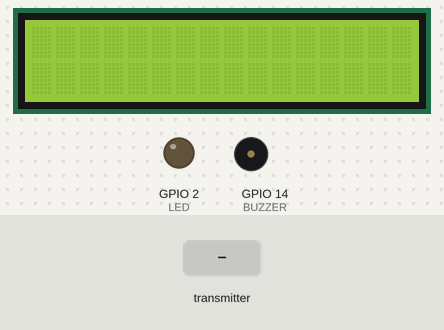
A sketch run on a simulated ESP32. Parts: 16×2 character LCD, output pins drawn as LEDs (lit = HIGH), buzzer (waves = sounding, pin HIGH). Inputs (shaded band) come from the test bench. WiFi joins after 1.5 s; servers stay silent unless stated; no radio packets arrive unless stated; what the sketch prints to the serial monitor is not drawn.

Above: at 2.8 s.
2.9 s: the transmitter starts sending id = 0
At 4.1 s:
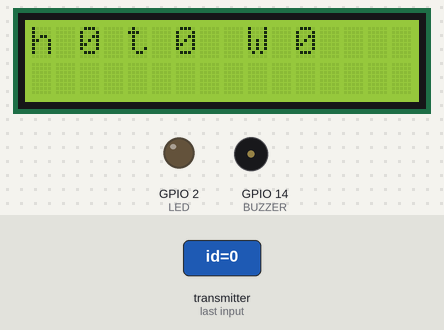
4.4 s: the transmitter starts sending id = 64
At 5.4 s:
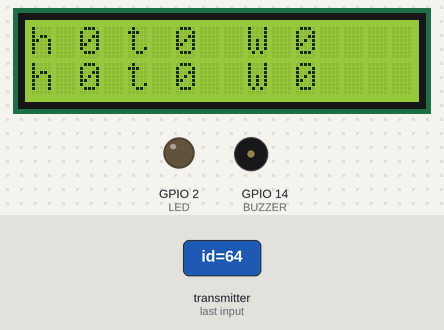
5.9 s: the transmitter starts sending hum = 64
At 6.5 s:
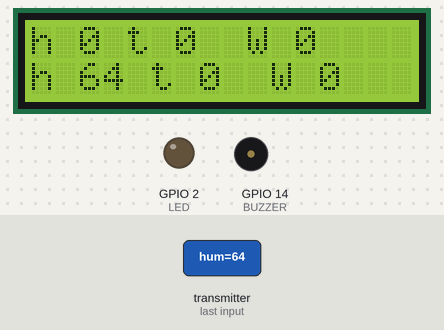
7.4 s: the transmitter starts sending temp = 64
At 7.7 s:
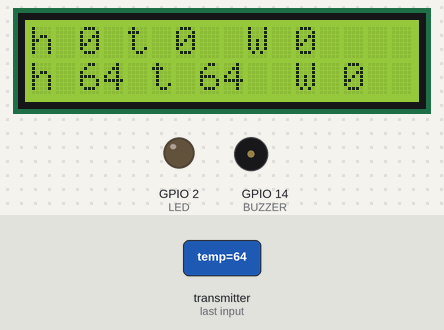
8.9 s: the transmitter starts sending detect = 64
At 10.0 s:
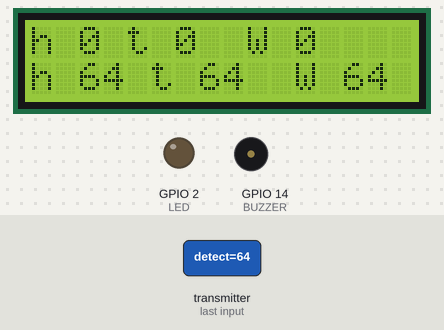
10.4 s: the transmitter starts sending hum = 0
At 11.2 s:
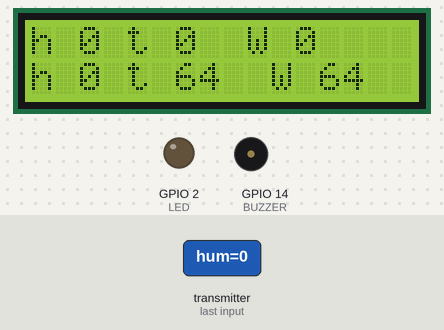
Timing chart, 0 to 12.9 s (numbered marks = the images above; inputs shaded):
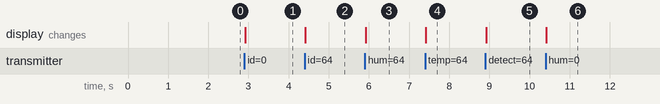

Measured:
- after the input at 2.9 s, the display: changes at once (image 1)
- after the input at 4.4 s, the display: changes at once (image 2)
- after the input at 5.9 s, the display: changes at once (image 3)
- after the input at 7.4 s, the display: changes at once (image 4)
- after the input at 8.9 s, the display: changes at once (image 5)
- after the input at 10.4 s, the display: changes at once (image 6)

The sketch:

masterEsp32.ino
```cpp
/*
 Name:		masterEsp32.ino
 Created:	11/10/2023 10:16:58 PM
 Author:	linhb
*/

//Incuding arduino default SPI library
#include <SPI.h>
//Incuding LoRa library
#include <LoRa.h>
#include <Wire.h>
#include <LiquidCrystal_I2C.h>
#include <WiFi.h>
#include <ThingSpeak.h>

LiquidCrystal_I2C lcd(0x27, 16, 2);
//define the pins used by the transceiver module
#define NSS 4
#define RST 5
#define DI0 15
#define LED 2
#define NUMOFNODE 2
#define BUTTON 13
#define BUZZER 14

char *ssid = "free";   // your network SSID (name)
char *pass = "12345678";   // your network password
int keyIndex = 0;            // your network key Index number (needed only for WEP)
WiFiClient  client;

unsigned long myChannelNumber = 943446;
const char * myWriteAPIKey = "JHPOR3QZMQY70BAN";

uint32_t  startTimeWanring, lastimeSendSMS, lastTimeReceiveWanring, lastTimeSendThingSpeak;
bool enableSendSMS;
uint32_t NOW;
struct rev
{
	uint8_t id;
	uint8_t hum;
	uint8_t temp;
	uint8_t detect;

};
rev receiveData;

struct req
{
	uint8_t id;
	bool ledState;

};
req request;

struct logWanring
{
	uint8_t id;
	uint8_t hum;
	uint8_t temp;
	uint32_t startTime;
	uint8_t numOfSMS;
	bool wanringDone;
};
logWanring wanring;

void setup() {
	Serial.begin(115200);
	Serial2.begin(115200);
	lcd.init();
	lcd.backlight();
	pinMode(LED, OUTPUT);
	pinMode(BUZZER, OUTPUT);
	pinMode(BUTTON, INPUT_PULLUP);
	Serial.println("LoRa Master");
	LoRa.setPins(NSS, RST, DI0);
	while (!LoRa.begin(433E6)) {
		Serial.println(".");
		delay(100);
	}
	LoRa.setSyncWord(0xFA);
	Serial.println("LoRa Initializing Successful!");
	//sendSMS("0335644677", "canh bao!!!");
	wanring.wanringDone = true;
	WiFi.mode(WIFI_STA);
	ThingSpeak.begin(client);  // Initialize ThingSpeak
	connectWifi();
}

void loop() {
	NOW = millis();
	receiveDataFromNode();
	requetNode();
	if (!wanring.wanringDone) {
		digitalWrite(BUZZER, HIGH);
		if (digitalRead(BUTTON) == 0) {
			digitalWrite(BUZZER, LOW);
			wanring.wanringDone = true;
			enableSendSMS = false;
			wanring.numOfSMS = 0;
		}
		if (wanring.startTime + 5000 <= NOW && wanring.wanringDone == false) {
			enableSendSMS = true;
		}
	}
	if (enableSendSMS && lastimeSendSMS + 5000 <= NOW && wanring.numOfSMS < 5) {
		lastimeSendSMS = NOW;
		//sendSMS("0335644677", "canh bao!!!");
		Serial.println("SEND SMS");
		enableSendSMS = false;
		wanring.numOfSMS++;
	}
	if (lastTimeSendThingSpeak + 10000 <= NOW) {
		lastTimeSendThingSpeak = NOW;
		int x = ThingSpeak.writeFields(myChannelNumber, myWriteAPIKey);
		if (x == 200) {
			Serial.println("Channel update successful.");
		} else {
			Serial.println("Problem updating channel. HTTP error code " + String(x));
		}
	}


}

void sendSMS(String number, String message) {
	String cmd = "AT+CMGS=\"" + number + "\"\r\n";
	Serial2.print(cmd);
	delay(100);
	Serial2.println(message);
	delay(100);
	Serial2.write(0x1A); // send ctrl-z
	delay(100);
}
void requetNode() 	{
	static uint32_t lastTimeRequest;
	if (NOW - lastTimeRequest >= 500) {
		lastTimeRequest = NOW;
		static uint8_t i = 0;
		request.id = i % NUMOFNODE;
		i++;
		LoRa.beginPacket();
		LoRa.write((uint8_t*)&request, sizeof(request));
		LoRa.endPacket();
	}
}
void receiveDataFromNode() {
	int packetSize = LoRa.parsePacket();
	if (packetSize) {
		while (LoRa.available()) {
			LoRa.readBytes((uint8_t*)&receiveData, sizeof(receiveData));
		}
		lcd.setCursor(0, receiveData.id);
		lcd.print("h ");
		lcd.print(receiveData.hum);
		lcd.print(" t ");
		lcd.print(receiveData.temp);
		lcd.print("  W ");
		lcd.print(receiveData.detect);
		lcd.print("  ");
		if (receiveData.detect == 1 && lastTimeReceiveWanring + 5000 <= NOW) {
			lastTimeReceiveWanring = NOW;
			wanring.id = receiveData.id;
			wanring.hum = receiveData.hum;
			wanring.temp = receiveData.temp;
			wanring.startTime = NOW;
			wanring.wanringDone = false;
		}
		if (receiveData.id == 0) {
			ThingSpeak.setField(1, receiveData.temp);
			ThingSpeak.setField(2, receiveData.hum);
			//ThingSpeak.setField(3, receiveData.detect);
		}
		else if (receiveData.id == 1) {
			ThingSpeak.setField(4, receiveData.temp);
			ThingSpeak.setField(5, receiveData.hum);
			//ThingSpeak.setField(6, receiveData.detect);
		}
		if (wanring.wanringDone == false) {
			if (wanring.id == 0) {
				ThingSpeak.setField(3, receiveData.detect);
			}
			else {
				ThingSpeak.setField(6, receiveData.detect);
			}
		}
		else {
			ThingSpeak.setField(3, receiveData.detect);
			ThingSpeak.setField(6, receiveData.detect);
		}
	}
}
void connectWifi() {
	// Connect or reconnect to WiFi
	if (WiFi.status() != WL_CONNECTED) {
		Serial.print("Attempting to connect to SSID: ");
		Serial.println(ssid);
		WiFi.begin(ssid, pass);
		while (WiFi.status() != WL_CONNECTED) {
			 // Connect to WPA/WPA2 network. Change this line if using open or WEP network
			Serial.print("c");
			delay(200);
		}
		Serial.println("\nConnected.");
	}
}
```
